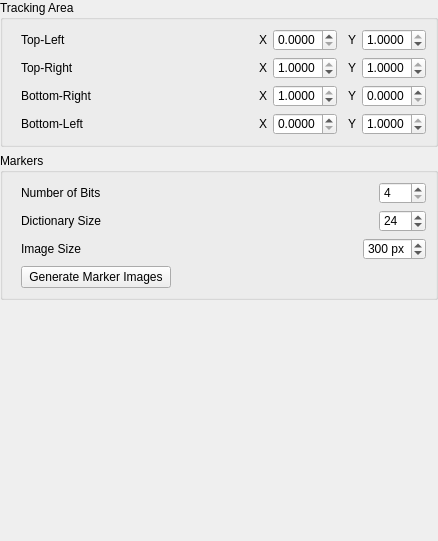
                  <widget class="QWidget" name="scrollAreaWidgetContents_3">
                   <property name="geometry">
                    <rect>
                     <x>0</x>
                     <y>0</y>
                     <width>438</width>
                     <height>541</height>
                    </rect>
                   </property>
                   <property name="styleSheet">
                    <string notr="true"> QAbstractScrollArea #scrollAreaWidgetContents_3 
{
    background-color: white;
}</string>
                   </property>
                   <layout class="QVBoxLayout" name="verticalLayout_12">
                    <property name="leftMargin">
                     <number>0</number>
                    </property>
                    <property name="topMargin">
                     <number>0</number>
                    </property>
                    <property name="rightMargin">
                     <number>0</number>
                    </property>
                    <property name="bottomMargin">
                     <number>0</number>
                    </property>
                    <item>
                     <widget class="QGroupBox" name="groupBox_trackingArea">
                      <property name="title">
                       <string>Tracking Area</string>
                      </property>
                      <layout class="QGridLayout" name="gridLayout_11">
                       <property name="leftMargin">
                        <number>18</number>
                       </property>
                       <item row="2" column="3">
                        <spacer name="horizontalSpacer_41">
                         <property name="orientation">
                          <enum>Qt::Horizontal</enum>
                         </property>
                         <property name="sizeType">
                          <enum>QSizePolicy::Fixed</enum>
                         </property>
                         <property name="sizeHint" stdset="0">
                          <size>
                           <width>5</width>
                           <height>20</height>
                          </size>
                         </property>
                        </spacer>
                       </item>
                       <item row="2" column="2">
                        <layout class="QHBoxLayout" name="horizontalLayout_32">
                         <item>
                          <widget class="QLabel" name="label_53">
                           <property name="text">
                            <string>X</string>
                           </property>
                           <property name="alignment">
                            <set>Qt::AlignRight|Qt::AlignTrailing|Qt::AlignVCenter</set>
                           </property>
                          </widget>
                         </item>
                         <item>
                          <widget class="QDoubleSpinBox" name="doubleSpinBox_trackingTopRightX">
                           <property name="decimals">
                            <number>4</number>
                           </property>
                           <property name="maximum">
                            <double>1.000000000000000</double>
                           </property>
                           <property name="singleStep">
                            <double>0.001000000000000</double>
                           </property>
                           <property name="value">
                            <double>1.000000000000000</double>
                           </property>
                          </widget>
                         </item>
                        </layout>
                       </item>
                       <item row="1" column="4">
                        <layout class="QHBoxLayout" name="horizontalLayout_31">
                         <item>
                          <widget class="QLabel" name="label_52">
                           <property name="text">
                            <string>Y</string>
                           </property>
                           <property name="alignment">
                            <set>Qt::AlignRight|Qt::AlignTrailing|Qt::AlignVCenter</set>
                           </property>
                          </widget>
                         </item>
                         <item>
                          <widget class="QDoubleSpinBox" name="doubleSpinBox_trackingTopLeftY">
                           <property name="decimals">
                            <number>4</number>
                           </property>
                           <property name="maximum">
                            <double>1.000000000000000</double>
                           </property>
                           <property name="singleStep">
                            <double>0.001000000000000</double>
                           </property>
                           <property name="value">
                            <double>1.000000000000000</double>
                           </property>
                          </widget>
                         </item>
                        </layout>
                       </item>
                       <item row="2" column="1">
                        <spacer name="horizontalSpacer_50">
                         <property name="orientation">
                          <enum>Qt::Horizontal</enum>
                         </property>
                         <property name="sizeHint" stdset="0">
                          <size>
                           <width>159</width>
                           <height>20</height>
                          </size>
                         </property>
                        </spacer>
                       </item>
                       <item row="3" column="0">
                        <widget class="QLabel" name="label_22">
                         <property name="text">
                          <string>Bottom-Right</string>
                         </property>
                        </widget>
                       </item>
                       <item row="2" column="0">
                        <widget class="QLabel" name="label_40">
                         <property name="text">
                          <string>Top-Right</string>
                         </property>
                        </widget>
                       </item>
                       <item row="1" column="1">
                        <spacer name="horizontalSpacer_49">
                         <property name="orientation">
                          <enum>Qt::Horizontal</enum>
                         </property>
                         <property name="sizeHint" stdset="0">
                          <size>
                           <width>159</width>
                           <height>20</height>
                          </size>
                         </property>
                        </spacer>
                       </item>
                       <item row="2" column="4">
                        <layout class="QHBoxLayout" name="horizontalLayout_33">
                         <item>
                          <widget class="QLabel" name="label_54">
                           <property name="text">
                            <string>Y</string>
                           </property>
                           <property name="alignment">
                            <set>Qt::AlignRight|Qt::AlignTrailing|Qt::AlignVCenter</set>
                           </property>
                          </widget>
                         </item>
                         <item>
                          <widget class="QDoubleSpinBox" name="doubleSpinBox_trackingTopRightY">
                           <property name="decimals">
                            <number>4</number>
                           </property>
                           <property name="maximum">
                            <double>1.000000000000000</double>
                           </property>
                           <property name="singleStep">
                            <double>0.001000000000000</double>
                           </property>
                           <property name="value">
                            <double>1.000000000000000</double>
                           </property>
                          </widget>
                         </item>
                        </layout>
                       </item>
                       <item row="1" column="3">
                        <spacer name="horizontalSpacer_48">
                         <property name="orientation">
                          <enum>Qt::Horizontal</enum>
                         </property>
                         <property name="sizeType">
                          <enum>QSizePolicy::Fixed</enum>
                         </property>
                         <property name="sizeHint" stdset="0">
                          <size>
                           <width>5</width>
                           <height>20</height>
                          </size>
                         </property>
                        </spacer>
                       </item>
                       <item row="1" column="0">
                        <widget class="QLabel" name="label_51">
                         <property name="text">
                          <string>Top-Left</string>
                         </property>
                        </widget>
                       </item>
                       <item row="1" column="2">
                        <layout class="QHBoxLayout" name="horizontalLayout_30">
                         <item>
                          <widget class="QLabel" name="label_47">
                           <property name="text">
                            <string>X</string>
                           </property>
                           <property name="alignment">
                            <set>Qt::AlignRight|Qt::AlignTrailing|Qt::AlignVCenter</set>
                           </property>
                          </widget>
                         </item>
                         <item>
                          <widget class="QDoubleSpinBox" name="doubleSpinBox_trackingTopLeftX">
                           <property name="decimals">
                            <number>4</number>
                           </property>
                           <property name="maximum">
                            <double>1.000000000000000</double>
                           </property>
                           <property name="singleStep">
                            <double>0.001000000000000</double>
                           </property>
                           <property name="value">
                            <double>0.000000000000000</double>
                           </property>
                          </widget>
                         </item>
                        </layout>
                       </item>
                       <item row="4" column="0">
                        <widget class="QLabel" name="label_55">
                         <property name="text">
                          <string>Bottom-Left</string>
                         </property>
                        </widget>
                       </item>
                       <item row="3" column="1">
                        <spacer name="horizontalSpacer_51">
                         <property name="orientation">
                          <enum>Qt::Horizontal</enum>
                         </property>
                         <property name="sizeHint" stdset="0">
                          <size>
                           <width>190</width>
                           <height>20</height>
                          </size>
                         </property>
                        </spacer>
                       </item>
                       <item row="4" column="1">
                        <spacer name="horizontalSpacer_52">
                         <property name="orientation">
                          <enum>Qt::Horizontal</enum>
                         </property>
                         <property name="sizeHint" stdset="0">
                          <size>
                           <width>190</width>
                           <height>20</height>
                          </size>
                         </property>
                        </spacer>
                       </item>
                       <item row="3" column="3">
                        <spacer name="horizontalSpacer_53">
                         <property name="orientation">
                          <enum>Qt::Horizontal</enum>
                         </property>
                         <property name="sizeType">
                          <enum>QSizePolicy::Fixed</enum>
                         </property>
                         <property name="sizeHint" stdset="0">
                          <size>
                           <width>5</width>
                           <height>20</height>
                          </size>
                         </property>
                        </spacer>
                       </item>
                       <item row="4" column="3">
                        <spacer name="horizontalSpacer_54">
                         <property name="orientation">
                          <enum>Qt::Horizontal</enum>
                         </property>
                         <property name="sizeType">
                          <enum>QSizePolicy::Fixed</enum>
                         </property>
                         <property name="sizeHint" stdset="0">
                          <size>
                           <width>5</width>
                           <height>20</height>
                          </size>
                         </property>
                        </spacer>
                       </item>
                       <item row="3" column="2">
                        <layout class="QHBoxLayout" name="horizontalLayout_34">
                         <item>
                          <widget class="QLabel" name="label_56">
                           <property name="text">
                            <string>X</string>
                           </property>
                           <property name="alignment">
                            <set>Qt::AlignRight|Qt::AlignTrailing|Qt::AlignVCenter</set>
                           </property>
                          </widget>
                         </item>
                         <item>
                          <widget class="QDoubleSpinBox" name="doubleSpinBox_trackingBottomRightX">
                           <property name="decimals">
                            <number>4</number>
                           </property>
                           <property name="maximum">
                            <double>1.000000000000000</double>
                           </property>
                           <property name="singleStep">
                            <double>0.001000000000000</double>
                           </property>
                           <property name="value">
                            <double>1.000000000000000</double>
                           </property>
                          </widget>
                         </item>
                        </layout>
                       </item>
                       <item row="4" column="2">
                        <layout class="QHBoxLayout" name="horizontalLayout_35">
                         <item>
                          <widget class="QLabel" name="label_57">
                           <property name="text">
                            <string>X</string>
                           </property>
                           <property name="alignment">
                            <set>Qt::AlignRight|Qt::AlignTrailing|Qt::AlignVCenter</set>
                           </property>
                          </widget>
                         </item>
                         <item>
                          <widget class="QDoubleSpinBox" name="doubleSpinBox_trackingBottomLeftX">
                           <property name="decimals">
                            <number>4</number>
                           </property>
                           <property name="maximum">
                            <double>1.000000000000000</double>
                           </property>
                           <property name="singleStep">
                            <double>0.001000000000000</double>
                           </property>
                          </widget>
                         </item>
                        </layout>
                       </item>
                       <item row="3" column="4">
                        <layout class="QHBoxLayout" name="horizontalLayout_36">
                         <item>
                          <widget class="QLabel" name="label_59">
                           <property name="text">
                            <string>Y</string>
                           </property>
                           <property name="alignment">
                            <set>Qt::AlignRight|Qt::AlignTrailing|Qt::AlignVCenter</set>
                           </property>
                          </widget>
                         </item>
                         <item>
                          <widget class="QDoubleSpinBox" name="doubleSpinBox_trackingBottomRightY">
                           <property name="decimals">
                            <number>4</number>
                           </property>
                           <property name="maximum">
                            <double>1.000000000000000</double>
                           </property>
                           <property name="singleStep">
                            <double>0.001000000000000</double>
                           </property>
                          </widget>
                         </item>
                        </layout>
                       </item>
                       <item row="4" column="4">
                        <layout class="QHBoxLayout" name="horizontalLayout_37">
                         <item>
                          <widget class="QLabel" name="label_58">
                           <property name="text">
                            <string>Y</string>
                           </property>
                           <property name="alignment">
                            <set>Qt::AlignRight|Qt::AlignTrailing|Qt::AlignVCenter</set>
                           </property>
                          </widget>
                         </item>
                         <item>
                          <widget class="QDoubleSpinBox" name="doubleSpinBox_trackingBottomLeftY">
                           <property name="decimals">
                            <number>4</number>
                           </property>
                           <property name="maximum">
                            <double>1.000000000000000</double>
                           </property>
                           <property name="singleStep">
                            <double>0.001000000000000</double>
                           </property>
                           <property name="value">
                            <double>1.000000000000000</double>
                           </property>
                          </widget>
                         </item>
                        </layout>
                       </item>
                      </layout>
                     </widget>
                    </item>
                    <item>
                     <widget class="QGroupBox" name="groupBox_markers">
                      <property name="title">
                       <string>Markers</string>
                      </property>
                      <layout class="QVBoxLayout" name="verticalLayout_4">
                       <property name="leftMargin">
                        <number>18</number>
                       </property>
                       <item>
                        <layout class="QGridLayout" name="gridLayout_9">
                         <item row="0" column="2">
                          <widget class="QSpinBox" name="spinBox_markerNumBits">
                           <property name="minimumSize">
                            <size>
                             <width>0</width>
                             <height>0</height>
                            </size>
                           </property>
                           <property name="minimum">
                            <number>4</number>
                           </property>
                           <property name="maximum">
                            <number>7</number>
                           </property>
                          </widget>
                         </item>
                         <item row="0" column="0">
                          <widget class="QLabel" name="label_45">
                           <property name="text">
                            <string>Number of Bits</string>
                           </property>
                          </widget>
                         </item>
                         <item row="1" column="1">
                          <spacer name="horizontalSpacer_45">
                           <property name="orientation">
                            <enum>Qt::Horizontal</enum>
                           </property>
                           <property name="sizeHint" stdset="0">
                            <size>
                             <width>40</width>
                             <height>20</height>
                            </size>
                           </property>
                          </spacer>
                         </item>
                         <item row="0" column="1">
                          <spacer name="horizontalSpacer_44">
                           <property name="orientation">
                            <enum>Qt::Horizontal</enum>
                           </property>
                           <property name="sizeHint" stdset="0">
                            <size>
                             <width>40</width>
                             <height>20</height>
                            </size>
                           </property>
                          </spacer>
                         </item>
                         <item row="1" column="2">
                          <widget class="QSpinBox" name="spinBox_markerDictionarySize">
                           <property name="minimum">
                            <number>1</number>
                           </property>
                           <property name="maximum">
                            <number>256</number>
                           </property>
                           <property name="value">
                            <number>24</number>
                           </property>
                          </widget>
                         </item>
                         <item row="1" column="0">
                          <widget class="QLabel" name="label_46">
                           <property name="text">
                            <string>Dictionary Size</string>
                           </property>
                          </widget>
                         </item>
                        </layout>
                       </item>
                       <item>
                        <layout class="QGridLayout" name="gridLayout_10">
                         <item row="0" column="0">
                          <widget class="QLabel" name="label_42">
                           <property name="text">
                            <string>Image Size</string>
                           </property>
                          </widget>
                         </item>
                         <item row="0" column="1">
                          <spacer name="horizontalSpacer_47">
                           <property name="orientation">
                            <enum>Qt::Horizontal</enum>
                           </property>
                           <property name="sizeHint" stdset="0">
                            <size>
                             <width>40</width>
                             <height>20</height>
                            </size>
                           </property>
                          </spacer>
                         </item>
                         <item row="0" column="2">
                          <widget class="QSpinBox" name="spinBox_markerImageSize">
                           <property name="suffix">
                            <string> px</string>
                           </property>
                           <property name="minimum">
                            <number>30</number>
                           </property>
                           <property name="maximum">
                            <number>900</number>
                           </property>
                           <property name="value">
                            <number>300</number>
                           </property>
                          </widget>
                         </item>
                        </layout>
                       </item>
                       <item>
                        <layout class="QHBoxLayout" name="horizontalLayout_27">
                         <item>
                          <widget class="QPushButton" name="pushButton_generateMarkers">
                           <property name="minimumSize">
                            <size>
                             <width>150</width>
                             <height>0</height>
                            </size>
                           </property>
                           <property name="text">
                            <string>Generate Marker Images</string>
                           </property>
                          </widget>
                         </item>
                         <item>
                          <spacer name="horizontalSpacer_46">
                           <property name="orientation">
                            <enum>Qt::Horizontal</enum>
                           </property>
                           <property name="sizeHint" stdset="0">
                            <size>
                             <width>40</width>
                             <height>20</height>
                            </size>
                           </property>
                          </spacer>
                         </item>
                        </layout>
                       </item>
                      </layout>
                     </widget>
                    </item>
                    <item>
                     <spacer name="verticalSpacer_3">
                      <property name="orientation">
                       <enum>Qt::Vertical</enum>
                      </property>
                      <property name="sizeHint" stdset="0">
                       <size>
                        <width>20</width>
                        <height>0</height>
                       </size>
                      </property>
                     </spacer>
                    </item>
                   </layout>
                  </widget>
